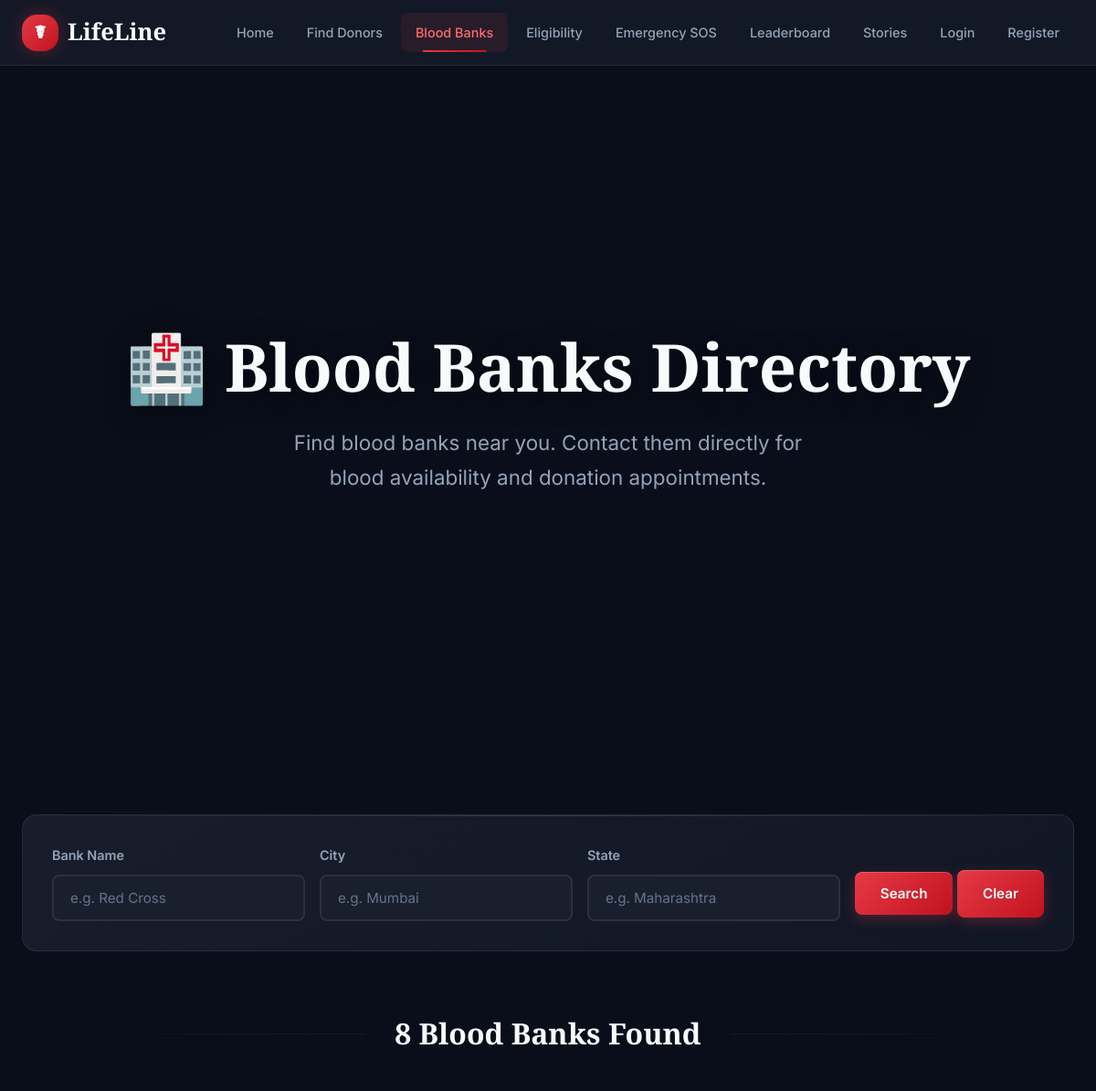
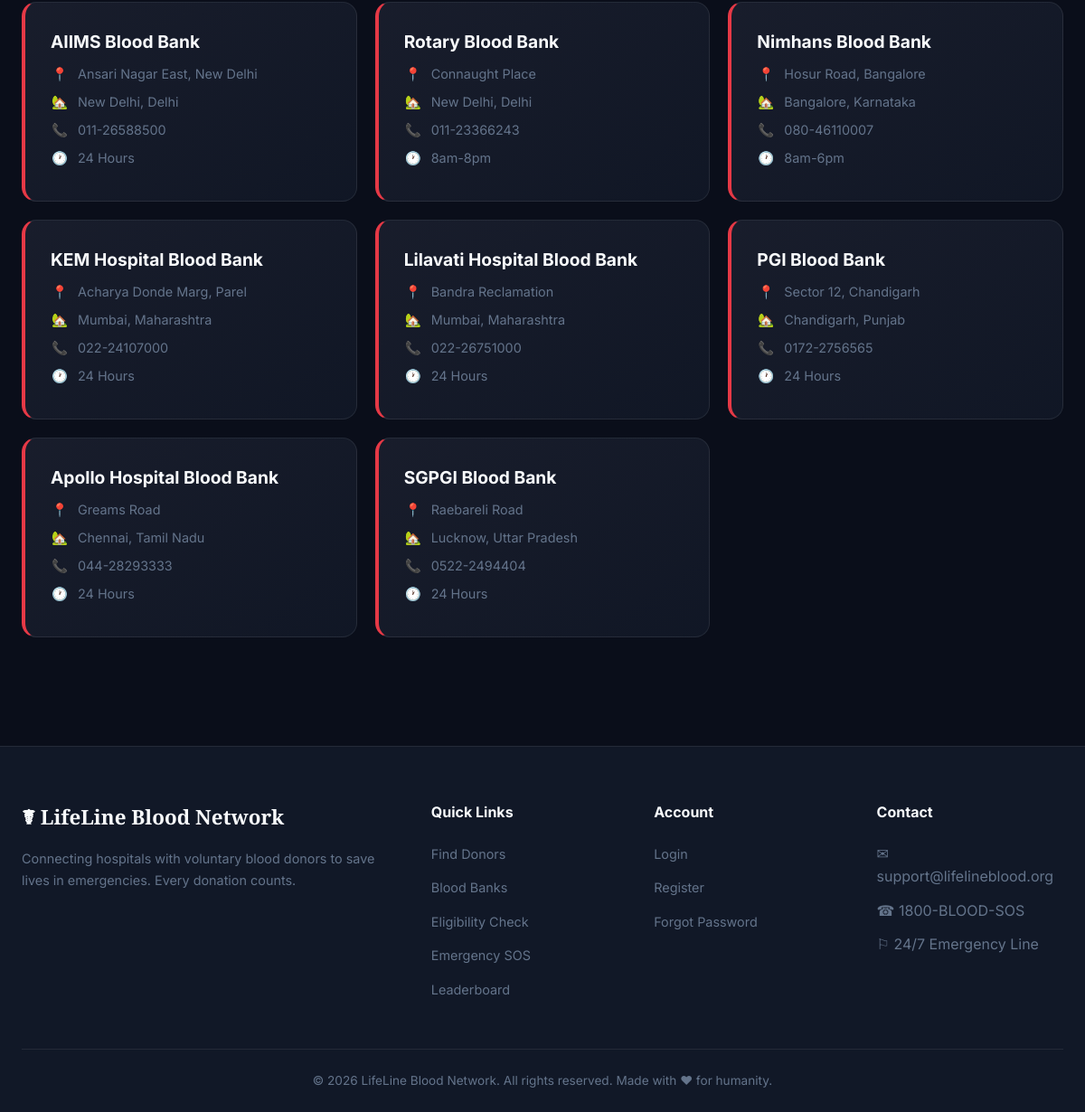
The app's page /lifeline/blood_banks.php with its own data (2 pictures, top to bottom).
### tables this page shows
CREATE TABLE IF NOT EXISTS `blood_banks` (
  `id`              INT(11) NOT NULL AUTO_INCREMENT,
  `name`            VARCHAR(255) NOT NULL,
  `address`         TEXT,
  `city`            VARCHAR(100) DEFAULT NULL,
  `state`           VARCHAR(100) DEFAULT NULL,
  `phone`           VARCHAR(30) DEFAULT NULL,
  `email`           VARCHAR(255) DEFAULT NULL,
  `license_number`  VARCHAR(100) DEFAULT NULL,
  `working_hours`   VARCHAR(100) DEFAULT NULL,
  `has_24h_service` TINYINT(1) DEFAULT '0',
  `latitude`        DECIMAL(10,7) DEFAULT NULL,
  `longitude`       DECIMAL(10,7) DEFAULT NULL,
  `created_at`      TIMESTAMP NULL DEFAULT CURRENT_TIMESTAMP,
  PRIMARY KEY (`id`),
  KEY `ix_bank_location` (`state`, `city`)
);

### lifeline/includes/functions.php (called while the page is built, shortened)
<?php
function baseUrl(): string {
    static $base = null;
    if ($base !== null) return $base;
    $appPath = Config::get('APP_PATH', '');
    if ($appPath !== '') {
        $base = '/' . trim($appPath, '/');
        if ($base === '/') $base = '';
    } else {
        $scriptName = $_SERVER['SCRIPT_NAME'] ?? '';
        $phpSelf = $_SERVER['PHP_SELF'] ?? '';
        $path = $scriptName ?: $phpSelf;
        $currentDir = dirname($path);
        if (strpos($path, '/donor/') !== false) {
            $base = str_replace('/donor', '', $currentDir);
        } elseif (strpos($path, '/hospital/') !== false) {
            $base = str_replace('/hospital', '', $currentDir);
        } elseif (strpos($path, '/admin/') !== false) {
            $base = str_replace('/admin', '', $currentDir);
        } else {
            $base = ($currentDir === '/' || $currentDir === '\\') ? '' : $currentDir;
        }
        $base = rtrim($base, '/');
    }
    return $base;
}

### lifeline/blood_banks.php (the view, shortened to what this page needs)
<?php
require_once 'includes/functions.php';
$name = trim($_GET['name'] ?? '');
$city = trim($_GET['city'] ?? '');
$state = trim($_GET['state'] ?? '');
$sql = "SELECT * FROM blood_banks WHERE 1=1";
$params = [];
$sql .= " ORDER BY state, city, name";
$stmt = $pdo->prepare($sql);
$stmt->execute($params);
$banks = $stmt->fetchAll();
include 'includes/header.php';
?>
<section class="hero pad-card-lg">
    <h1>&#127973; Blood Banks Directory</h1>
    <p>Find blood banks near you. Contact them directly for blood availability and donation appointments.</p>
</section>
<div class="card">
    <form method="GET" class="flex flex-wrap gap-16 items-center mb-0">
        <div class="form-group flex-1 minw-180 mb-0">
            <label for="name">Bank Name</label>
            <input type="text" id="name" name="name" value="<?php echo htmlspecialchars($name); ?>" placeholder="e.g. Red Cross">
        </div>
        <div class="form-group flex-1 minw-180 mb-0">
            <label for="city">City</label>
            <input type="text" id="city" name="city" value="<?php echo htmlspecialchars($city); ?>" placeholder="e.g. Mumbai">
        </div>
        <div class="form-group flex-1 minw-180 mb-0">
            <label for="state">State</label>
            <input type="text" id="state" name="state" value="<?php echo htmlspecialchars($state); ?>" placeholder="e.g. Maharashtra">
        </div>
        <div class="mt-24">
            <button type="submit" class="btn">Search</button>
            <a href="<?php echo baseUrl(); ?>/blood_banks.php" class="btn btn-secondary">Clear</a>
        </div>
    </form>
</div>
<div class="section-divider"><h2><?php echo count($banks); ?> Blood Bank<?php echo count($banks) !== 1 ? 's' : ''; ?> Found</h2></div>
<div class="grid-autofit-340">
    <?php foreach ($banks as $bank): ?>
    <div class="blood-bank-card">
        <h3><?php echo htmlspecialchars($bank['name']); ?></h3>
        <div class="bank-detail"><span class="icon">&#128205;</span> <?php echo htmlspecialchars($bank['address']); ?></div>
        <div class="bank-detail"><span class="icon">&#127969;</span> <?php echo htmlspecialchars($bank['city'] . ', ' . $bank['state']); ?></div>
        <div class="bank-detail"><span class="icon">&#128222;</span> <?php echo htmlspecialchars($bank['phone']); ?></div>
        <div class="bank-detail"><span class="icon">&#128336;</span> <?php echo htmlspecialchars($bank['working_hours']); ?></div>
    </div>
    <?php endforeach; ?>
</div>
<?php include 'includes/footer.php'; ?>

### records on screen
blood_banks: name "AIIMS Blood Bank", address "Ansari Nagar East, New Delhi", city+state "New Delhi, Delhi", phone "011-26588500", working_hours "24 Hours"
blood_banks: name "Rotary Blood Bank", address "Connaught Place", city+state "New Delhi, Delhi", phone "011-23366243", working_hours "8am-8pm"
blood_banks: name "Nimhans Blood Bank", address "Hosur Road, Bangalore", city+state "Bangalore, Karnataka", phone "080-46110007", working_hours "8am-6pm"
blood_banks: name "KEM Hospital Blood Bank", address "Acharya Donde Marg, Parel", city+state "Mumbai, Maharashtra", phone "022-24107000", working_hours "24 Hours"
blood_banks: name "Lilavati Hospital Blood Bank", address "Bandra Reclamation", city+state "Mumbai, Maharashtra", phone "022-26751000", working_hours "24 Hours"
blood_banks: name "PGI Blood Bank", address "Sector 12, Chandigarh", city+state "Chandigarh, Punjab", phone "0172-2756565", working_hours "24 Hours"
blood_banks: name "Apollo Hospital Blood Bank", address "Greams Road", city+state "Chennai, Tamil Nadu", phone "044-28293333", working_hours "24 Hours"
blood_banks: name "SGPGI Blood Bank", address "Raebareli Road", city+state "Lucknow, Uttar Pradesh", phone "0522-2494404", working_hours "24 Hours"

### other values on screen
count($banks) "8"
